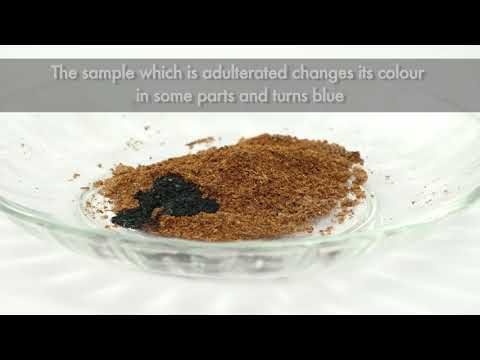
#> input picture backend/evidence/20260403_015421_masala.jpg, 480 x 360 px
$ python -i ocr_handler.py   (imports and definitions only)
#> lines starting #> are read from the running program, lines starting #| are printed output that depends on the picture

import os
import subprocess
import tempfile
import re
from PIL import Image, ImageEnhance

# Tesseract path
TESSERACT_PATH = r'C:\Program Files\Tesseract-OCR\tesseract.exe'


# ---------------- IMAGE ENHANCEMENT ----------------
def enhance_image_pil(image_path):
#> called with image_path = 'evidence/20260403_015421_masala.jpg'
    try:
        img = Image.open(image_path)
#> img is the input picture: PIL image 480x360 RGB; mean R, G, B 150.4, 147.3, 138.8

        # Convert to grayscale
        img = img.convert('L')
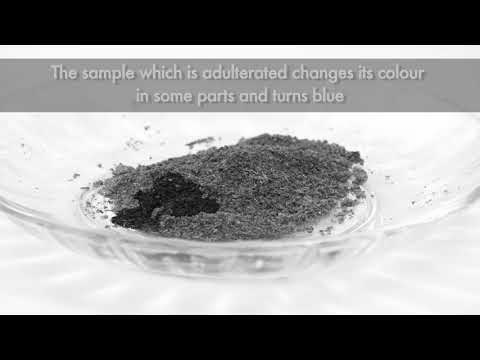
#> img: PIL image 480x360 L; min 0, max 255, mean 147.2

        # Enhance contrast
        img = ImageEnhance.Contrast(img).enhance(1.5)
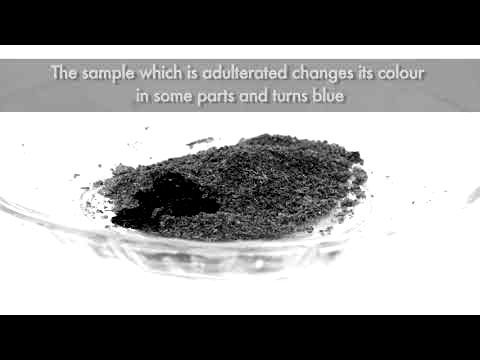
#> img: PIL image 480x360 L; min 0, max 255, mean 151.8

        # Enhance brightness
        img = ImageEnhance.Brightness(img).enhance(1.2)
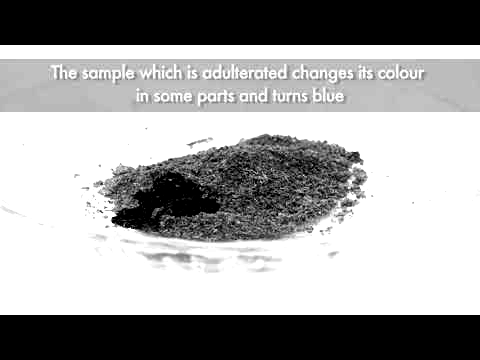
#> img: PIL image 480x360 L; min 0, max 255, mean 159.8

        # Enhance sharpness
        img = ImageEnhance.Sharpness(img).enhance(1.5)

        # Safe filename creation
        base, ext = os.path.splitext(image_path)
        enhanced_path = f"{base}_enhanced{ext}"

        img.save(enhanced_path)

        return enhanced_path, None

    except Exception as e:
        return None, f"Image enhancement error: {str(e)}"


# ---------------- GENERIC OCR ----------------
# [113 lines left out: functions process_ocr_image, process_ocr_nutrition, not called in this run]

>>> result = enhance_image_pil('evidence/20260403_015421_masala.jpg')
